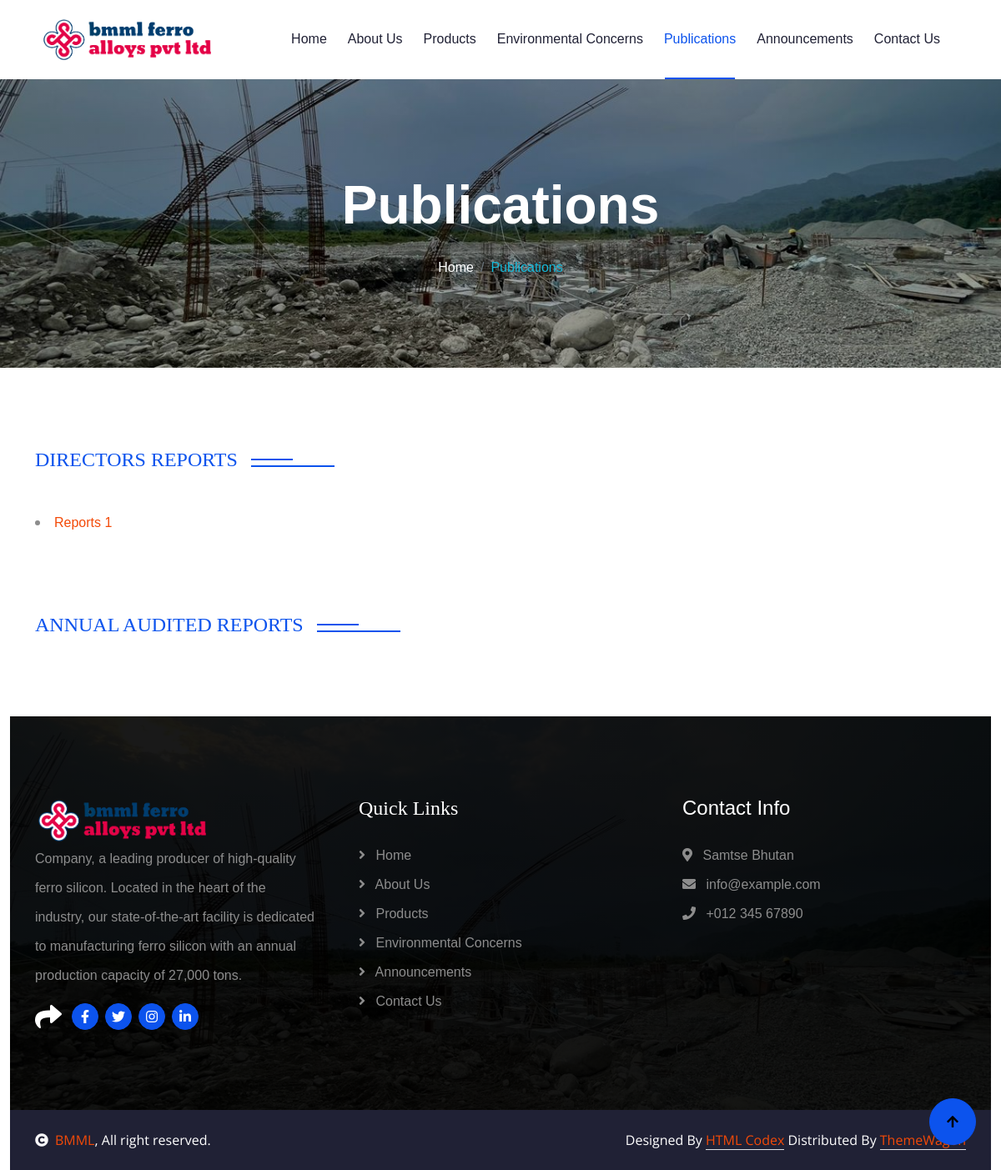
Page /publications/ on the earlier database version.
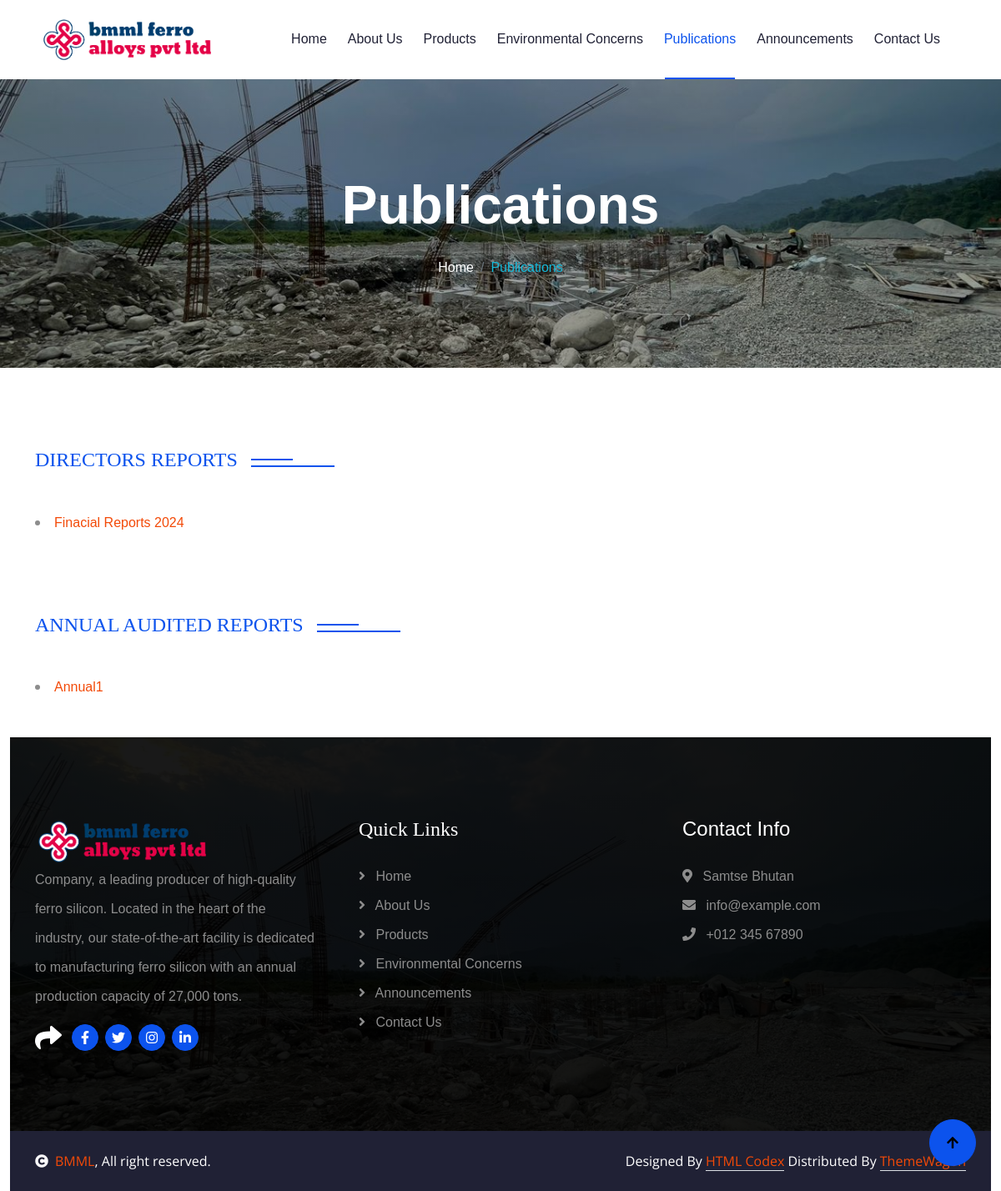
Same page on the later database version.
### APP/models.py (models this page shows, shortened)
class Reports(models.Model):
    title = models.CharField(max_length=255)
    upload = models.FileField(upload_to='uploads/')

class Annual_Audited_Reports(models.Model):
    title = models.CharField(max_length=255)
    upload = models.FileField(upload_to='uploads/')

### APP/views.py (the view)
# urls.py: path('publications/',views.publications,name='publications'),
def publications(request):
    report = Reports.objects.all()
    tenders = Annual_Audited_Reports.objects.all()
    context ={
        'report' : report,
        'Annual': tenders,
    }
    return render (request,'publications.html',context)

### APP/templates/publications.html (shortened to what this page needs)
{% extends 'base.html' %}
{% load static %}
{% block content %}
<div class="container-fluid bg-breadcrumb">
    <div class="container text-center py-5" style="max-width: 900px;">
        <h1 class="text-white display-3 mb-4 " style="font-family: Arial, sans-serif;">Publications</h1>
        <ol class="breadcrumb justify-content-center mb-0 ">
            <li class="breadcrumb-item" style="font-family: Arial, sans-serif;"><a href="{% url 'home' %}">Home</a></li>
            <li class="breadcrumb-item active text-primary" style="font-family: Arial, sans-serif;">Publications</li>
        </ol>
    </div>
</div>
<div class="container my-5">
    <h4 class="sub-title pe-3 mb-0 my-5">Directors Reports</h4>
</div>
<div class="container-fluid about">
    <div class="container">
        <div class="row align-items-center">
            <div class="col-lg-10 ">
                {% for document in report %}
                <li>
                    {% if document.upload %}
                    <a href="{{ document.upload.url }}" style="font-family: Arial, sans-serif;">{{ document.title }}</a>
                    {% endif %}
                </li>
                {% endfor %}
            </div>
        </div>
    </div>
    <div class="container my-5">
        <h4 class="sub-title pe-3 mb-0 my-5">Annual Audited Reports</h4>
    </div>
    <div class="container-fluid about">
        <div class="container">
            <div class="row align-items-center">
                <div class="col-lg-10 mb-5 ">
                    {% for document in Annual %}
                <li>
                    {% if document.upload %}
                    <a href="{{ document.upload.url }}" style="font-family: Arial, sans-serif;">{{ document.title }}</a>
                    {% endif %}
                </li>
                {% endfor %}
                </div>
            </div>
        </div>
    </div>
    {% endblock %}

Differences in the rows shown:
changed Reports: title "Reports 1" → "Finacial Reports 2024"
added Annual_Audited_Reports: title "Annual1"
